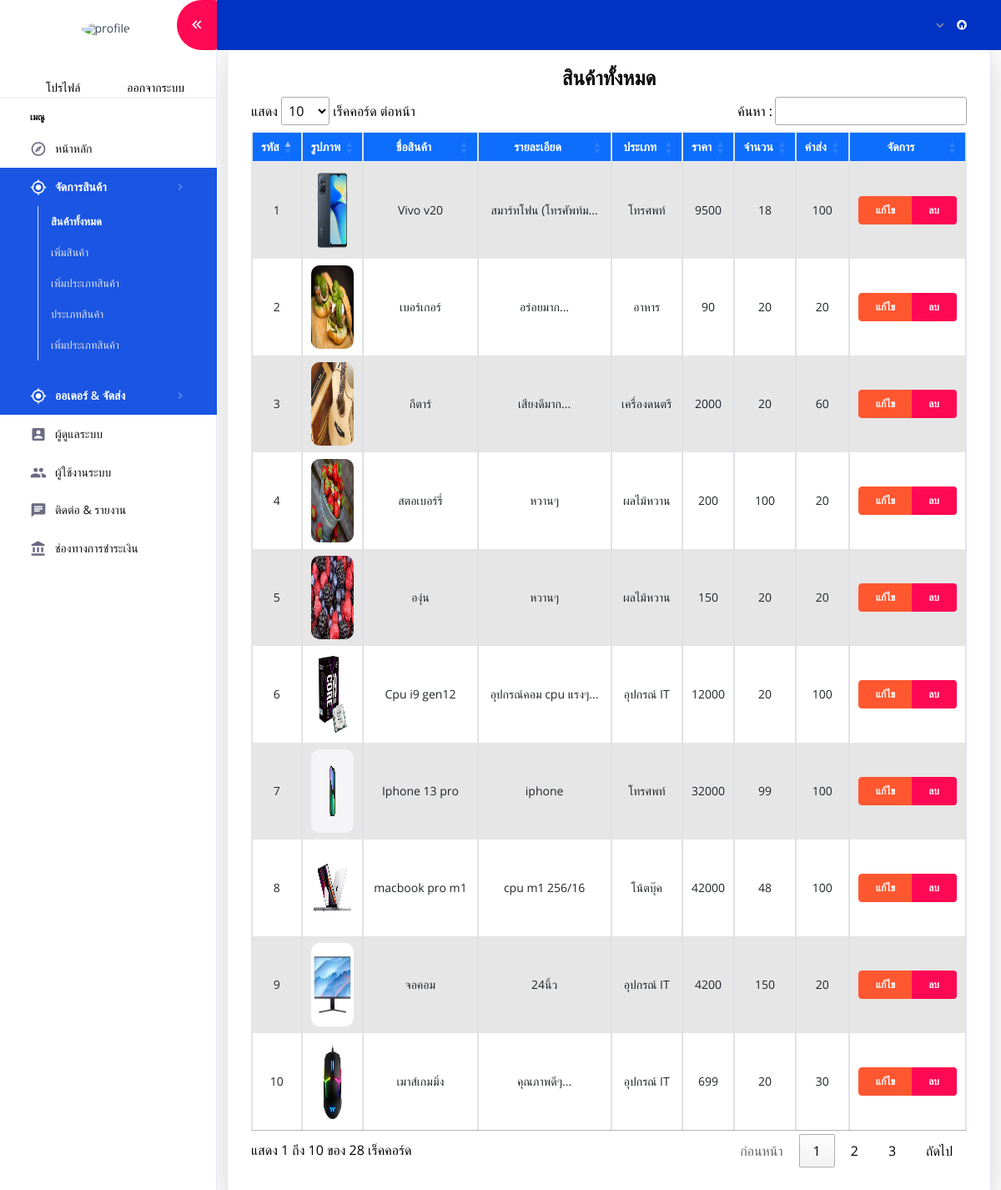
The app's page /admin/product.php with its own data.
### tables this page shows
CREATE TABLE `tb_shop` (
  `id` int(11) NOT NULL,
  `img` text NOT NULL,
  `name` varchar(100) NOT NULL,
  `description` text NOT NULL,
  `price` int(11) NOT NULL,
  `delivery` int(11) NOT NULL,
  `count` int(11) NOT NULL,
  `category` varchar(100) DEFAULT NULL
);

CREATE TABLE `tb_category` (
  `id` int(11) NOT NULL,
  `category_name` varchar(100) NOT NULL
);

### admin/product.php (the view, shortened to what this page needs)
<?php
if (isset($_SESSION['login']) && $_SESSION['username'] != 'admin') {
    echo '<script>window.location="../index.php"</script>';
} else {
    include "function/head.php";
    include "function/slide.php";
    include "function/navbar.php";
    include "../function/connect.php";
    $query = "SELECT * FROM tb_shop";
    $result = mysqli_query($con, $query);
?>
<div class="container mt-5">
    <div class="card shadow-lg">
        <div class="card-body">
            <h3 align="center">สินค้าทั้งหมด</h3>
            <div>
                <div class="table-responsive">
                    <table id="employee_data" class="table table-bordered table table-striped table-hover text-center">
                        <thead class="bg-primary text-white">
                            <tr>
                                <th style="text-align: center;">รหัส</th>
                                <th style="text-align: center;">รูปภาพ</th>
                                <th style="text-align: center;">ชื่อสินค้า</th>
                                <th style="text-align: center;">รายละเอียด</th>
                                <th style="text-align: center;">ประเภท</th>
                                <th style="text-align: center;">ราคา</th>
                                <th style="text-align: center;">จำนวน</th>
                                <th style="text-align: center;">ค่าส่ง</th>
                                <th style="text-align: center;">จัดการ</th>
                            </tr>
                        </thead>
                        <?php
                            $category = mysqli_query(
                                $con,
                                "SELECT tb_category.category_name
            FROM tb_shop
            LEFT JOIN tb_category
            ON tb_shop.category = tb_category.id"
                            );
                            $i = 1;
                            while ($row = mysqli_fetch_array($result)) {
                                $result_category = mysqli_fetch_array($category);
                            ?>
                        <tr>
                            <td><?= $i++;; ?></td>
                            <td><img src="../<?= $row['img']; ?>" width="150px" height="120px"></td>
                            <td><?= $row['name']; ?></td>
                            <td><?= strlen($row['description']) < 20 ? $row['description']: mb_substr($row['description'], 0, 20).'...'; ?>
                            </td>
                            <td><?= $result_category['category_name']; ?></td>
                            <td><?= $row['price']; ?></td>
                            <td><?= $row['count']; ?></td>
                            <td><?= $row['delivery']; ?></td>
                            <td width="12%">
                                <div class="btn-group" style="width:100%">
                                    <a href="edit.php?action=edit&id=<?= $row['id']; ?>&category=<?= $row['category']; ?>"
                                        class="btn btn-warning">แก้ไข</a>
                                    <a href="?action=del&id=<?= $row['id'] ?>" class="btn btn-danger"
                                        onclick="confirmdelete(event)">ลบ</a>
                                </div>
                            </td>
                        </tr>
                        <?php } ?>
                    </table>
                </div>
            </div>
        </div>
    </div>
</div>
</body>
</html>
<?php require('function/footer.php'); ?>
<?php } ?>

### admin/function/head.php (style rules this page uses)
tr td img { width: 100% !important; border-radius: 10px !important; height: 100px !important; }

### records on screen
tb_shop: img (picture), name "Vivo v20", description "สมาร์ทโฟน (โทรศัพท์ม", tb_category.category_name "โทรศพท์", price "9500", count "18", delivery "100"
tb_shop: img (picture), name "เบอร์เกอร์", description "อร่อยมาก", tb_category.category_name "อาหาร", price "90", count "20", delivery "20"
tb_shop: img (picture), name "กีตาร์", description "เสียงดีมาก", tb_category.category_name "เครื่องดนตรี", price "2000", count "20", delivery "60"
tb_shop: img (picture), name "สตอเบอร์รี่", description "หวานๆ", tb_category.category_name "ผลไม้หวาน", price "200", count "100", delivery "20"
tb_shop: img (picture), name "องุ่น", description "หวานๆ", tb_category.category_name "ผลไม้หวาน", price "150", count "20", delivery "20"
tb_shop: img (picture), name "Cpu i9 gen12", description "อุปกรณ์คอม cpu แรงๆ", tb_category.category_name "อุปกรณ์ IT", price "12000", count "20", delivery "100"
tb_shop: img (picture), name "Iphone 13 pro", description "iphone", tb_category.category_name "โทรศพท์", price "32000", count "99", delivery "100"
tb_shop: img (picture), name "macbook pro m1", description "cpu m1 256/16", tb_category.category_name "โน้ตบุ๊ค", price "42000", count "48", delivery "100"
tb_shop: img (picture), name "จอคอม", description "24นิ้ว", tb_category.category_name "อุปกรณ์ IT", price "4200", count "150", delivery "20"
tb_shop: img (picture), name "เมาส์เกมมิ่ง", description "คุณภาพดีๆ", tb_category.category_name "อุปกรณ์ IT", price "699", count "20", delivery "30"
